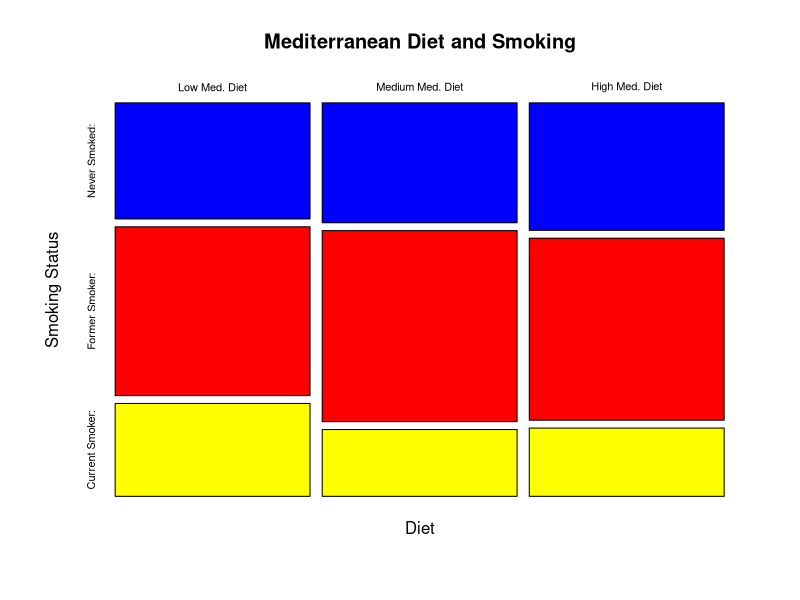

Generate this figure with R:
setwd("~/Desktop/NYU/Biostatistics/Week_5")
data <- matrix(c(2516, 2920, 2417, 3657, 4653, 3449, 2012, 1627, 1294), ncol= 3, byrow = T) #This command sets up the numerical data into columns of three.
colnames( data ) <- c( "Low Med. Diet" , "Medium Med. Diet", "High Med. Diet") #The next two commands defines the rows and columns.
rownames( data ) <- c( "Never Smoked:" , "Former Smoker:", "Current Smoker:" )
data
rf <- prop.table( data, 2) #This converts the data into the desired relative frequencies.
rf
t.rf <- t( rf ) #Data is transposed from the matrix so the mosaic plot can read the data appropriately.
t.rf
mosaicplot(t.rf , main = "Mediterranean Diet and Smoking" , xlab = "Diet", ylab = "Smoking Status", col = c( "blue" , "red", "yellow") ) #This provides the mosaic plot.
test_results = chisq.test( data ) #THis converts the chi square results into a variable, which can then be referenced for observed and expected values.
E <- test_results$expected
E
O <- test_results$observed
O
test_results

